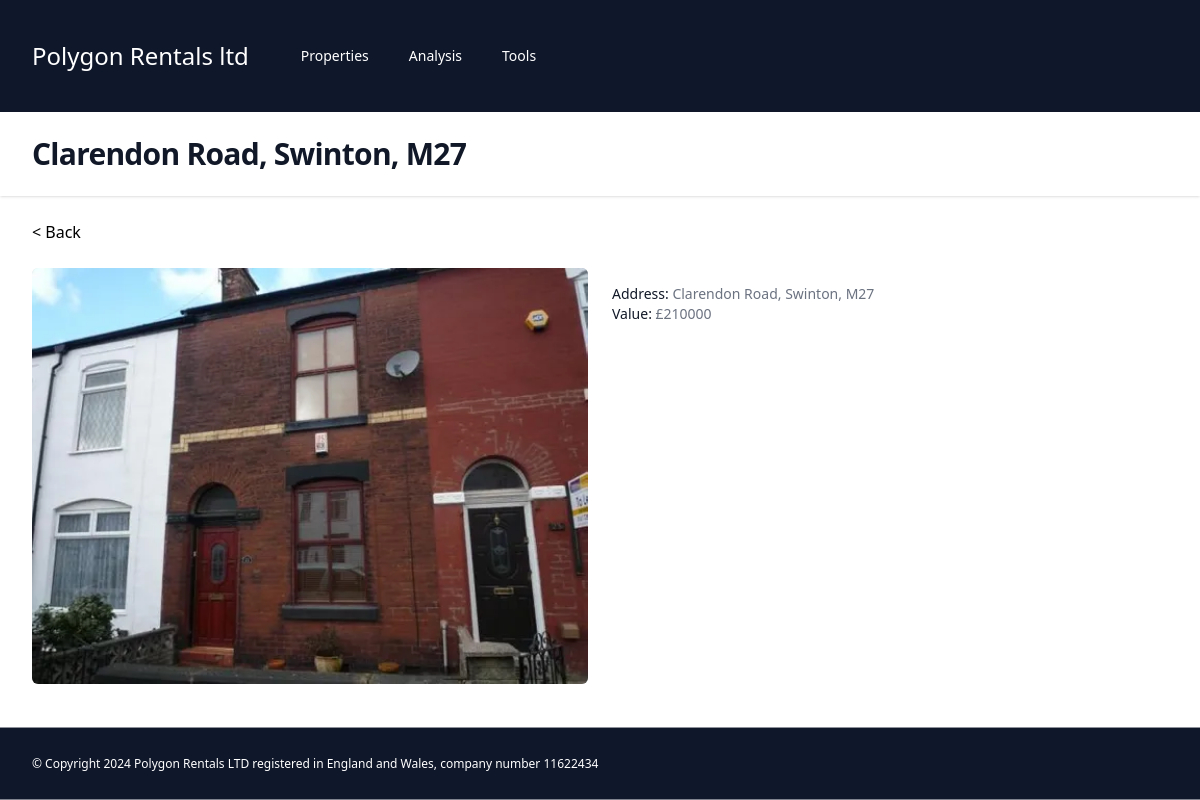
The page /1 (signed in) on the database its author committed.
### core/models.py (models this page shows, shortened)
class Property(models.Model):
    owner = models.ForeignKey(User, on_delete=models.CASCADE, null=True, blank=True)
    address = models.CharField(max_length=200)
    value = models.IntegerField(default=0)
    mortgage = models.IntegerField(default=0)
    current_rent = models.IntegerField(default=0)
    market_rent = models.IntegerField(default=0)
    photo = models.ImageField(upload_to='images/', default='')
    city = models.CharField(max_length=200, default='', choices=[('liverpool', 'Liverpool'), ('manchester', 'Manchester'), ('london', 'London')])
    mortgage_deal_expiry_date = models.DateField(default=date.today)
    class Meta:
        verbose_name_plural = "properties"

### core/views.py (the view)
# urls.py: path("<int:pk>", login_required(views.PropertyDetailView.as_view()), name="property-detail"),
class PropertyDetailView(DetailView):
    model = Property
    def get_context_data(self, **kwargs):
        property = Property.objects.get(id=self.object.id)
        context = super().get_context_data(**kwargs)
        context['gross_yield'] = f'{round((property.current_rent * 12) / property.value * 100, 2)}%'
        context['potential_gross_yield'] = f'{round((property.market_rent * 12) / property.value * 100, 2)}%'
        context['is_owner'] = property.owner == self.request.user
        context['mortgage_deal_expiry_date'] = property.mortgage_deal_expiry_date
        context['page_title'] = property.address
        return context

### core/templatetags/custom_tags.py (called while the page is built)
@register.filter(name="add_pound_sign")
def add_pound_sign(value):
    return f'£{value}'

### core/templates/core/property_detail.html
{% extends './includes/base.html' %}
{% load static %}
{% load custom_tags %}
{% block content %}
<a href="/properties">&lt; Back</a>
<div class="mt-6 grid grid-cols-1 gap-x-6 gap-y-10 sm:grid-cols-2 lg:grid-cols-2 xl:gap-x-8">
    <div class="group relative">
        <div class="aspect-h-1 aspect-w-1 w-full overflow-hidden rounded-md bg-gray-200 lg:aspect-none group-hover:opacity-75 lg:h-120">
            <img src="/media/{{ object.photo }}"" alt="" class="h-full w-full object-cover object-center lg:h-full lg:w-full">
        </div>
    </div>
    <div class="group relative">
        <div class="mt-4 flex justify-between">
            <div>
                <p><span class="text-sm font-medium text-gray-900">Address: </span><span class="mt-1 text-sm text-gray-500">{{property.address}}</span></p>
                <p><span class="text-sm font-medium text-gray-900">Value: </span><span class="mt-1 text-sm text-gray-500">{{property.value|add_pound_sign}}</span></p>
            </div>
        </div>
    </div>
</div>
{% endblock %}

### core/templates/core/includes/base.html (shortened to what this page needs)
{% load static %}
{% load custom_tags %}
<link href="{% static '/css/styles.css' %}" rel="stylesheet">
<div class="min-h-full" id="bg-el">
    <nav class="bg-slate-900">
      <div class="mx-auto max-w-7xl px-4 py-6  sm:px-6 lg:px-8">
        <div class="flex h-16 items-center justify-between">
          <div class="flex items-center">
            <div class="flex-shrink-0 text-white text-2xl font-sans">
              <a href="/">Polygon Rentals <span>ltd</span></a>
            </div>
            <div class="hidden md:block">
              <div class="ml-10 flex items-baseline space-x-4">
                {% if request.user.is_authenticated %}
                <a href="/properties" class="{% if page_name == 'properties' %}underline {% endif %}text-white rounded-md px-3 py-2 text-sm font-medium">Properties</a>
                <a href="/analysis" class="{% if page_name == 'analysis' %}underline {% endif %}text-white rounded-md px-3 py-2 text-sm font-medium">Analysis</a>
                <a href="/tools" class="{% if page_name == 'tools' %}underline {% endif %}text-white rounded-md px-3 py-2 text-sm font-medium">Tools</a>
                {% endif %}
              </div>
            </div>
          </div>
        </div>
    </div>
    </nav>
    {% if page_name != 'landing' %}
    <header class="bg-white shadow">
      <div class="mx-auto max-w-7xl px-4 py-6 sm:px-6 lg:px-8">
        <h1 class="text-3xl font-bold tracking-tight text-gray-900">{{page_title}}</h1>
      </div>
    </header>
    {% endif %}
    <main>
      <div class="mx-auto max-w-7xl py-6 sm:px-6 lg:px-8">
        <div>
            {% block content %}{% endblock %}
        </div>
      </div>
    </main>
    <footer class="bg-slate-900 sticky top-full">
      <div class="mx-auto max-w-7xl px-4 py-1 sm:px-6 lg:px-8">
        <div class="flex h-16 items-center justify-between">
          <div class="flex items-center text-white text-xs">
            © Copyright 2024 Polygon Rentals LTD registered in England and Wales, company number 11622434
          </div>
        </div>
    </div>
    </footer>
  </div>

### core/static/css/styles.css (style rules this page uses)
h1, h2, h3, h4, h5, h6 { font-size: inherit; font-weight: inherit; }
a { color: inherit; text-decoration: inherit; }
blockquote, dl, dd, h1, h2, h3, h4, h5, h6, hr, figure, p, pre { margin: 0; }
img, svg, video, canvas, audio, iframe, embed, object { display: block; vertical-align: middle; }
img, video { max-width: 100%; height: auto; }
.relative { position: relative; }
.sticky { position: sticky; }
.top-full { top: 100%; }
.mx-auto { margin-left: auto; margin-right: auto; }
.ml-10 { margin-left: 2.5rem; }
.mt-1 { margin-top: 0.25rem; }
.mt-4 { margin-top: 1rem; }
.mt-6 { margin-top: 1.5rem; }
.flex { display: flex; }
.grid { display: grid; }
.hidden { display: none; }
.h-16 { height: 4rem; }
.h-full { height: 100%; }
.min-h-full { min-height: 100%; }
.w-full { width: 100%; }
.max-w-7xl { max-width: 80rem; }
.flex-shrink-0 { flex-shrink: 0; }
.grid-cols-1 { grid-template-columns: repeat(1, minmax(0, 1fr)); }
.items-center { align-items: center; }
.items-baseline { align-items: baseline; }
.justify-between { justify-content: space-between; }
.gap-x-6 { -moz-column-gap: 1.5rem; column-gap: 1.5rem; }
.gap-y-10 { row-gap: 2.5rem; }
.space-x-4 > :not([hidden]) ~ :not([hidden]) { --tw-space-x-reverse: 0; margin-right: calc(1rem * var(--tw-space-x-reverse)); margin-left: calc(1rem * calc(1 - var(--tw-space-x-reverse))); }
.overflow-hidden { overflow: hidden; }
.rounded-md { border-radius: 0.375rem; }
.bg-gray-200 { --tw-bg-opacity: 1; background-color: rgb(229 231 235 / var(--tw-bg-opacity)); }
.bg-slate-900 { --tw-bg-opacity: 1; background-color: rgb(15 23 42 / var(--tw-bg-opacity)); }
.bg-white { --tw-bg-opacity: 1; background-color: rgb(255 255 255 / var(--tw-bg-opacity)); }
.object-cover { -o-object-fit: cover; object-fit: cover; }
.object-center { -o-object-position: center; object-position: center; }
.px-3 { padding-left: 0.75rem; padding-right: 0.75rem; }
.px-4 { padding-left: 1rem; padding-right: 1rem; }
.py-1 { padding-top: 0.25rem; padding-bottom: 0.25rem; }
.py-2 { padding-top: 0.5rem; padding-bottom: 0.5rem; }
.py-6 { padding-top: 1.5rem; padding-bottom: 1.5rem; }
.font-sans { font-family: ui-sans-serif, system-ui, -apple-system, BlinkMacSystemFont, "Segoe UI", Roboto, "Helvetica Neue", Arial, "Noto Sans", sans-serif, "Apple Color Emoji", "Segoe UI Emoji", "Segoe UI Symbol", "Noto Color Emoji"; }
.text-2xl { font-size: 1.5rem; line-height: 2rem; }
.text-3xl { font-size: 1.875rem; line-height: 2.25rem; }
.text-sm { font-size: 0.875rem; line-height: 1.25rem; }
.text-xs { font-size: 0.75rem; line-height: 1rem; }
.font-bold { font-weight: 700; }
.font-medium { font-weight: 500; }
.tracking-tight { letter-spacing: -0.025em; }
.text-gray-500 { --tw-text-opacity: 1; color: rgb(107 114 128 / var(--tw-text-opacity)); }
.text-gray-900 { --tw-text-opacity: 1; color: rgb(17 24 39 / var(--tw-text-opacity)); }
.text-white { --tw-text-opacity: 1; color: rgb(255 255 255 / var(--tw-text-opacity)); }
.shadow { --tw-shadow: 0 1px 3px 0 rgb(0 0 0 / 0.1), 0 1px 2px -1px rgb(0 0 0 / 0.1); --tw-shadow-colored: 0 1px 3px 0 var(--tw-shadow-color), 0 1px 2px -1px var(--tw-shadow-color); box-shadow: var(--tw-ring-offset-shadow, 0 0 #0000), var(--tw-ring-shadow, 0 0 #0000), var(--tw-shadow); }
@media (min-width: 640px) { .sm\:grid-cols-2 { grid-template-columns: repeat(2, minmax(0, 1fr)); } }
@media (min-width: 640px) { .sm\:px-6 { padding-left: 1.5rem; padding-right: 1.5rem; } }
@media (min-width: 768px) { .md\:block { display: block; } }
@media (min-width: 1024px) { .lg\:h-full { height: 100%; } }
@media (min-width: 1024px) { .lg\:w-full { width: 100%; } }
@media (min-width: 1024px) { .lg\:grid-cols-2 { grid-template-columns: repeat(2, minmax(0, 1fr)); } }
@media (min-width: 1024px) { .lg\:px-8 { padding-left: 2rem; padding-right: 2rem; } }

### rows shown on the page
Property: address "Clarendon Road, Swinton, M27", photo (picture), value|add_pound_sign "£210000"
